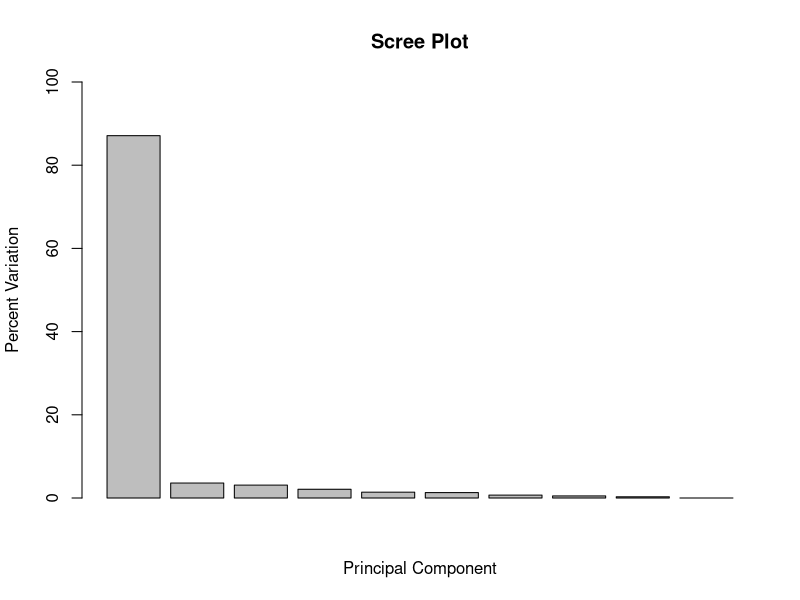
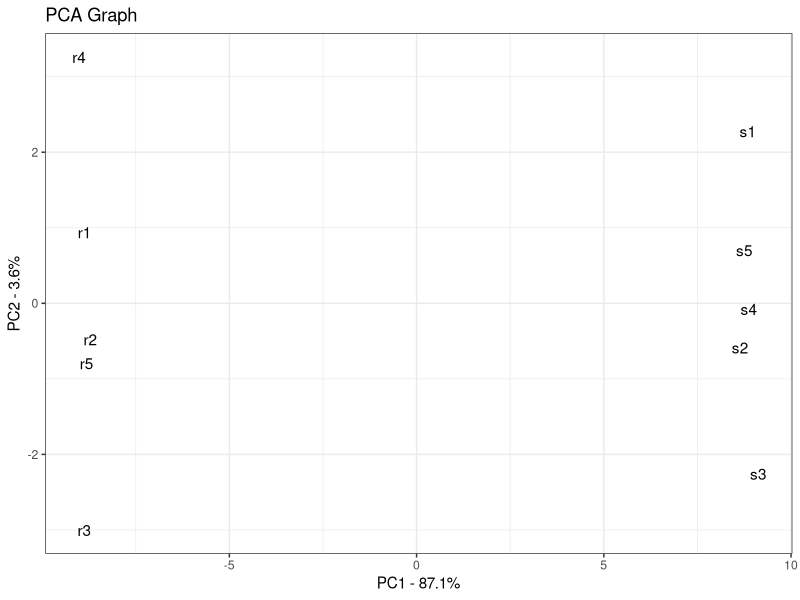

Write the R code that produced these figures, in order.
##############################################
######## Principal Component Analysis ########
##############################################

# generate a toy dataset of 100 parameter readings 'p' for 10 objects 'r' and 's'
data.matrix <- matrix(nrow=100, ncol=10)
colnames(data.matrix) <- c(paste("r", 1:5, sep=""), paste("s", 1:5, sep=""))
rownames(data.matrix) <- paste("p", 1:100, sep="")
for (i in 1:100) {
  r.values <- rpois(5, lambda=sample(x=10:1000, size=1)) # generate five values from a Poisson distribution
  s.values <- rpois(5, lambda=sample(x=10:1000, size=1))
  
  data.matrix[i,] <- c(r.values, s.values) # insert the readings data for each variable / row
}

head(data.matrix)

pca <- prcomp(t(data.matrix), scale=T) # perform PCA on dataset; prcomp() expects records / samples as rows, so transpose.
                                       # scale option centres the data about the origin (required for PCA) 
# pca$x[,i] contains the data for the i-th principal component

pca.var <- pca$sdev^2 # compute variances of the PCs
pca.var.per <- round(pca.var/sum(pca.var)*100, 1) # compute percentage variances of the PCs

# generate a scree plot of the PCs
barplot(pca.var.per, main="Scree Plot", xlab="Principal Component", ylab="Percent Variation", ylim=c(0,100))


##############################################
# produce a better plot using ggplot2 package
library(ggplot2)

pca.data <- data.frame(Object=rownames(pca$x), PC1=pca$x[,1], PC2=pca$x[,2]) # columns named 'Object' is the ID column
pca.data # dataset is formatted as a dataframe

ggplot(data=pca.data, aes(x=PC1, y=PC2, label=Object)) +
 geom_text() + # plots object/record/sample labels rather than points
 xlab(paste("PC1 - ", pca.var.per[1], "%", sep="")) +
 ylab(paste("PC2 - ", pca.var.per[2], "%", sep="")) +
 theme_bw() + # plot background theme
 ggtitle("PCA Graph")

# obtain names of top 10 parameters which contribute most to PC1.
loading_scores <- pca$rotation[,1]
param_scores <- abs(loading_scores)
param_ranks <- sort(param_scores, decreasing=TRUE)
top_params <- names(param_ranks[1:10])

top_params
pca$rotation[top_params,1] # show the scores (and their +/- sign)

